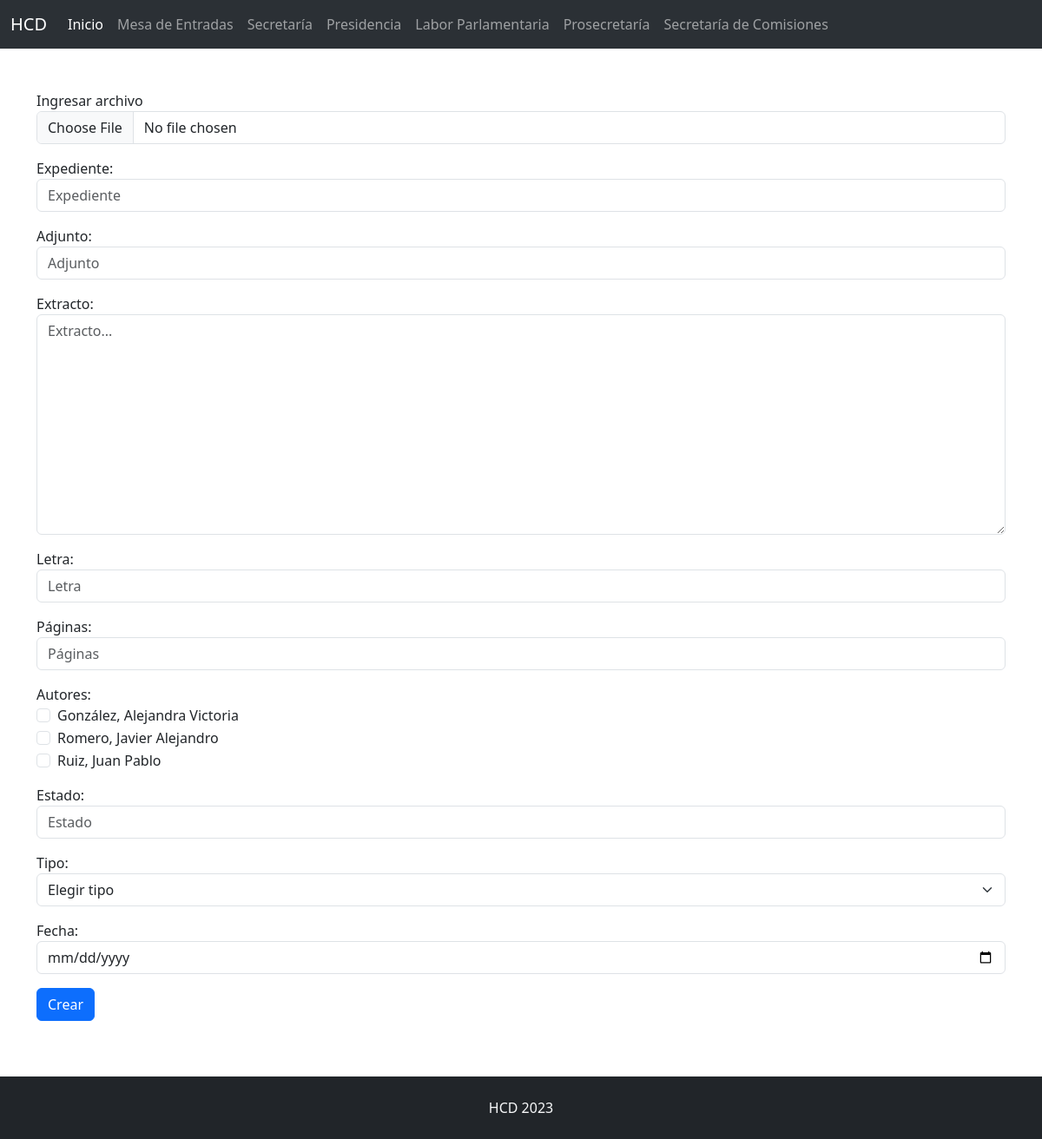
The page /mesa/nuevo.php on the database its author committed.
### tables this page shows
CREATE TABLE `usuarios` (
  `id` int(133) NOT NULL,
  `correo` varchar(255) DEFAULT NULL,
  `clave` varchar(255) DEFAULT NULL,
  `nombre` varchar(255) DEFAULT NULL,
  `tipo` varchar(255) DEFAULT NULL,
  `creado` datetime DEFAULT NULL,
  `editado` datetime DEFAULT NULL
);

### mesa/nuevo.php (the view, shortened to what this page needs)
<?php include('../cabecera.php'); ?>
<?php include('../menu.php'); ?>
    <main class="container my-5">
        <form method="post" action="insertar" enctype="multipart/form-data">
            <div class="mb-3">
                <label for="archivo">Ingresar archivo</label>
                <input type="file" name="archivo" class="form-control">
            </div>
            <div class="mb-3">
                <label for="expte">Expediente:</label>
                <input type="text" name="expte" class="form-control" id="expte" placeholder="Expediente">
            </div>
            <div class="mb-3">
                <label for="adjunto">Adjunto:</label>
                <input type="text" name="adjunto" class="form-control" id="adjunto" placeholder="Adjunto">
            </div>
            <div class="mb-3">
                <label for="extracto">Extracto:</label>
                <textarea name="extracto" class="form-control" id="extracto" cols="30" rows="10" placeholder="Extracto..."></textarea>
            </div>
            <div class="mb-3">
                <label for="letra">Letra:</label>
                <input type="text" name="letra" class="form-control" id="letra" placeholder="Letra">
            </div>
            <div class="mb-3">
                <label for="paginas">Páginas:</label>
                <input type="number" name="paginas" class="form-control" id="paginas" placeholder="Páginas">
            </div>
            <div class="mb-3">
                <label for="autores">Autores:</label>
                <?php
                $consulta = mysqli_query($conexion, "SELECT * FROM usuarios ORDER BY nombre");
                while ($campo = mysqli_fetch_assoc($consulta)) {
                    echo '<div class="form-check"><input type="checkbox" name="autor[]" class="form-check-input" id="autor" value="'.$campo['nombre'].'"><label class="form-check-label" for="autor">'.$campo['nombre'].'</label></div>';
                }
                ?>
            </div>
            <div class="mb-3">
                <label for="estado">Estado:</label>
                <input type="text" name="estado" class="form-control" id="estado" placeholder="Estado">
            </div>
            <div class="mb-3">
                <label for="tipo">Tipo:</label><br>
                <select name="tipo" class="form-select" id="tipo">
                    <option disabled selected>Elegir tipo</option>
                </select>
            </div>
            <div class="mb-3">
                <label for="fecha">Fecha:</label><br>
                <input type="date" name="creado" class="form-control" id="creado">
            </div>
            <div class="mb-3">
                <input type="submit" value="Crear" class="btn btn-primary">
            </div>
        </form>
    </main>
<?php include('../pie.php'); ?>

### css/estilo.css (style rules this page uses)
html { height: 100%; }
body { display: flex; flex-direction: column; min-height: 100%; }

### rows shown on the page
usuarios: nombre "González, Alejandra Victoria"
usuarios: nombre "Romero, Javier Alejandro"
usuarios: nombre "Ruiz, Juan Pablo"
